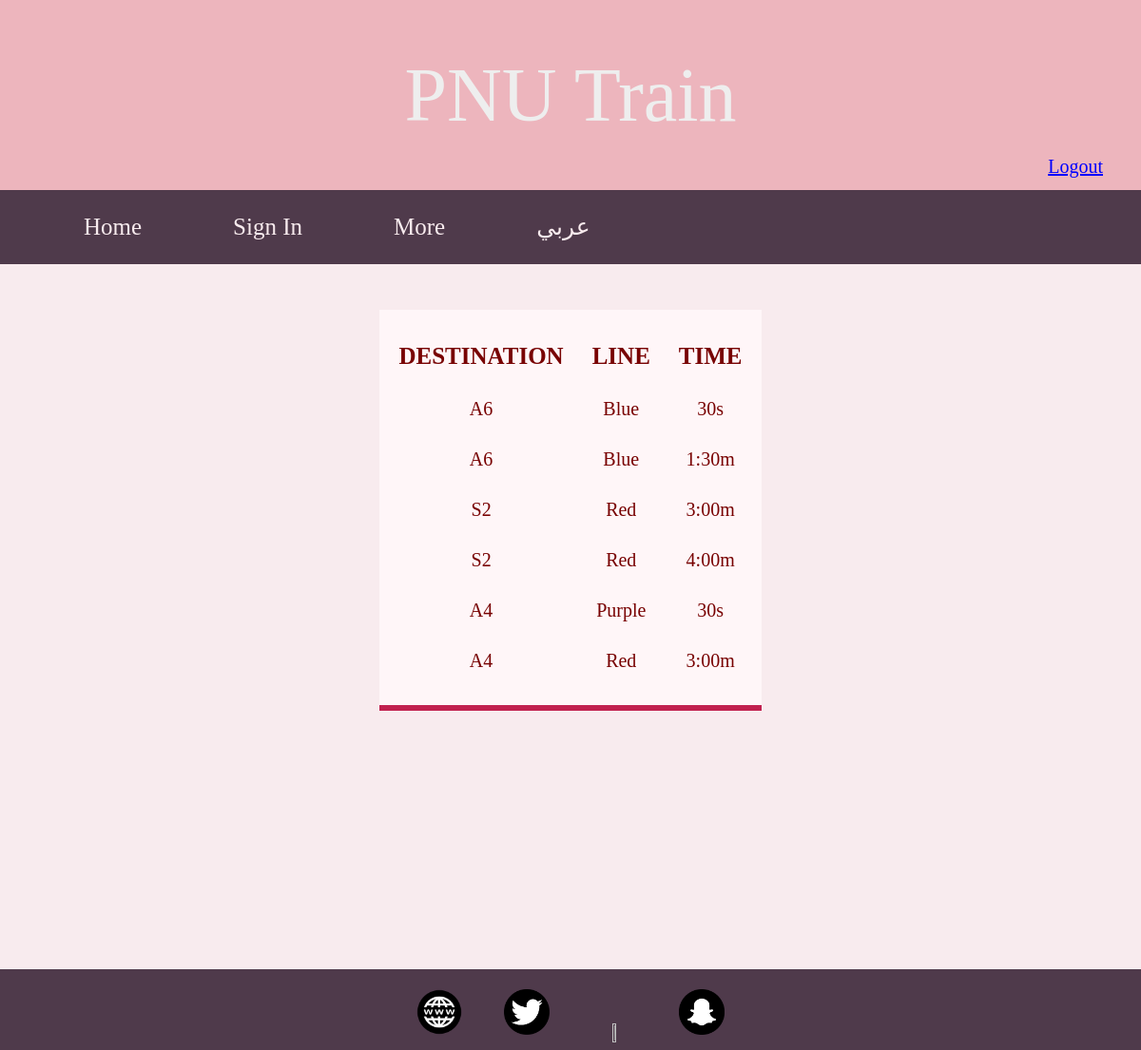
The page /showarrival.php?station=A5 (signed in) on the database its author committed.
### tables this page shows
CREATE TABLE `arrivale` (
  `ID` int(2) NOT NULL,
  `Station_Name` varchar(3) NOT NULL,
  `Path_NameB` varchar(6) NOT NULL,
  `Arrival_TimeB` varchar(6) NOT NULL,
  `Next_TrainB` varchar(6) NOT NULL,
  `Path_Name` varchar(6) NOT NULL,
  `Arrival_Time` varchar(6) NOT NULL,
  `Path_NameN` varchar(6) NOT NULL,
  `Next_Train` varchar(6) NOT NULL
);

### showarrival.php (called while the page is built)
<?php include "arrival2.php"; ?>

### Arrival2.php (the view, shortened to what this page needs)
 <?php include 'headerLogout.php';
include 'db_conn.php';
?>
<html>
<head>
</head>
</html>
<?php
 	echo "<div align=center>";
	echo"<br /><table cellpadding='15'cellspacing='0'><br />
	<tr><th><b>DESTINATION</b></th>
	<th><b>LINE</b></th>
	<th><b>TIME</b></th></tr>";
 $query = mysqli_query($conn, "SELECT * FROM arrivalE where Station_Name='".$_GET["station"] ."'");
             while(  $row = mysqli_fetch_array($query)){
    $r=$row['ID'];
	if($r>=10){
		switch($r){
			case 10:
	$query = mysqli_query($conn, "SELECT * FROM arrivalE where ID=1");
             while(  $row = mysqli_fetch_array($query)){
	echo"<tr>";
	echo "<td>".$row['Station_Name']."</td>";
	echo "<td>".$row['Path_NameB']."</td>";
	echo "<td>".$row['Arrival_TimeB']."</td>";
	echo"</tr>";
	echo "<td>".$row['Station_Name']."</td>";
	echo "<td>".$row['Path_NameB']."</td>";
	echo "<td>".$row['Next_TrainB']."</td>";
			 echo"</tr>";}
		$query = mysqli_query($conn, "SELECT * FROM arrivalE where ID=9");
          while(  $row = mysqli_fetch_array($query)){
	echo"<tr>";
	echo "<td>".$row['Station_Name']."</td>";
	echo "<td>".$row['Path_Name']."</td>";
	echo "<td>".$row['Arrival_Time']."</td>";
	echo"</tr>";
	echo "<td>".$row['Station_Name']."</td>";
	echo "<td>".$row['Path_NameN']."</td>";
	echo "<td>".$row['Next_Train']."</td>";
	echo"</tr>";
	}break;
			case 11:
			$query = mysqli_query($conn, "SELECT * FROM arrivalE where ID=9");
             while(  $row = mysqli_fetch_array($query)){
	echo"<tr>";
	echo "<td>".$row['Station_Name']."</td>";
	echo "<td>".$row['Path_NameN']."</td>";
	echo "<td>".$row['Next_Train']."</td>";
    echo"</tr>";
		}
		$query = mysqli_query($conn, "SELECT * FROM arrivalE where ID=12");
             while(  $row = mysqli_fetch_array($query)){
	echo"<tr>";
	echo "<td>".$row['Station_Name']."</td>";
	echo "<td>".$row['Path_Name']."</td>";
	echo "<td>".$row['Arrival_Time']."</td>";
    echo"</tr>";
	echo"<tr>";
	echo "<td>".$row['Station_Name']."</td>";
	echo "<td>".$row['Path_NameN']."</td>";
	echo "<td>".$row['Next_Train']."</td>";
	 echo"</tr>";
		}
		break;
		    case 12:
			$query = mysqli_query($conn, "SELECT * FROM arrivalE where ID=11");
             while(  $row = mysqli_fetch_array($query)){
	echo"<tr>";
	echo "<td>".$row['Station_Name']."</td>";
	echo "<td>".$row['Path_Name']."</td>";
	echo "<td>".$row['Arrival_Time']."</td>";
	echo"</tr>";
	echo"<tr>";
	echo "<td>".$row['Station_Name']."</td>";
	echo "<td>".$row['Path_NameN']."</td>";
	echo "<td>".$row['Next_Train']."</td>";
    echo"</tr>";
	}
		break;
		     case 13:
			 $query = mysqli_query($conn, "SELECT * FROM arrivalE where ID=14");
             while(  $row = mysqli_fetch_array($query)){
    echo"<tr>";
	echo "<td>".$row['Station_Name']."</td>";
	echo "<td>".$row['Path_Name']."</td>";
	echo "<td>".$row['Arrival_Time']."</td>";
	echo"</tr>";
	echo"<tr>";
	echo "<td>".$row['Station_Name']."</td>";
	echo "<td>".$row['Path_NameN']."</td>";
	echo "<td>".$row['Next_Train']."</td>";
	echo"</tr>";
		}
		break;
              case 14:
			 $query = mysqli_query($conn, "SELECT * FROM arrivalE where ID=5");
             while(  $row = mysqli_fetch_array($query)){
	echo"<tr>";
	echo "<td>".$row['Station_Name']."</td>";
	echo "<td>".$row['Path_Name']."</td>";
	echo "<td>".$row['Arrival_Time']."</td>";
	echo"</tr>";
		}
              case 14:
			 $query = mysqli_query($conn, "SELECT * FROM arrivalE where ID=13");
             while(  $row = mysqli_fetch_array($query)){
	echo"<tr>";
	echo "<td>".$row['Station_Name']."</td>";
	echo "<td>".$row['Path_Name']."</td>";
	echo "<td>".$row['Arrival_Time']."</td>";
	echo"</tr>";
	echo"<tr>";
	echo "<td>".$row['Station_Name']."</td>";
	echo "<td>".$row['Path_NameN']."</td>";
	echo "<td>".$row['Next_Train']."</td>";
	echo"</tr>";
		}
		break;
	}}
	else{
	$r=$r+1;
	$query = mysqli_query($conn, "SELECT * FROM arrivalE where ID='".$r."'");
             while(  $row = mysqli_fetch_array($query)){
	echo"<tr>";
	echo "<td>".$row['Station_Name']."</td>";
	echo "<td>".$row['Path_NameB']."</td>";
	echo "<td>".$row['Arrival_TimeB']."</td>";
	echo"</tr>";
	echo "<td>".$row['Station_Name']."</td>";
	echo "<td>".$row['Path_NameB']."</td>";
	echo "<td>".$row['Next_TrainB']."</td>";
	}
	if($r-1==5){
		 $query = mysqli_query($conn, "SELECT * FROM arrivalE where ID=14");
             while(  $row = mysqli_fetch_array($query)){
echo"<tr>";
	echo "<td>".$row['Station_Name']."</td>";
	echo "<td>".$row['Path_Name']."</td>";
	echo "<td>".$row['Arrival_Time']."</td>";
	echo"</tr>";
	echo "<td>".$row['Station_Name']."</td>";
	echo "<td>".$row['Path_NameN']."</td>";
	echo "<td>".$row['Next_Train']."</td>";
	echo"</tr>";}
	 }
	  if($r-2==0){
				$query = mysqli_query($conn, "SELECT * FROM arrivalE where ID=10");
             while(  $row = mysqli_fetch_array($query)){
echo"<tr>";
	echo "<td>".$row['Station_Name']."</td>";
	echo "<td>".$row['Path_Name']."</td>";
	echo "<td>".$row['Arrival_Time']."</td>";
	echo"</tr>";
	echo "<td>".$row['Station_Name']."</td>";
	echo "<td>".$row['Path_NameN']."</td>";
	echo "<td>".$row['Next_Train']."</td>";
	echo"</tr>";}
			 }
	  else{
				 $r=$r-2;
				$query = mysqli_query($conn, "SELECT * FROM arrivalE where ID='".$r."'");
             while(  $row = mysqli_fetch_array($query)){
	echo"<tr>";
	echo "<td>".$row['Station_Name']."</td>";
	echo "<td>".$row['Path_Name']."</td>";
	echo "<td>".$row['Arrival_Time']."</td>";
	echo"</tr>";
	echo "<td>".$row['Station_Name']."</td>";
	echo "<td>".$row['Path_NameN']."</td>";
	echo "<td>".$row['Next_Train']."</td>";
	}}}
			 }
echo"</table>"."</div>"."<br />";
?>

### headerLogout.php (shortened to what this page needs)
<?php
$sessData = !empty($_SESSION['sessData'])?$_SESSION['sessData']:'';
?>
<html>
<head>
<link rel="stylesheet" href="style/style.css" type="text/css" media="all" />
</head>
        <?php
			if(!empty($sessData['userLoggedIn']) && !empty($sessData['userID'])){
		?>
<header>
<nav>
<div id="header">
PNU Train
<br/>
 <a href="userAccount.php?logoutSubmit=1" class="logout">Logout</a>
</div>
<ul >
 <li><a href="index.php">Home</a></li>
  <li><a href="SignIn.php">Sign In</a></li>
 <li class="dropdown">
    <a href="javascript:void(0)" class="dropbtn">More</a>
<li><a href="HomeAR.php">عربي</a></li>
  </li>
</ul>
</nav>
</header>
</html>
<?php  } else {include "header.html"; }  ?>

### style/style.css (style rules this page uses)
html { box-sizing:border-box }
*,*:before,*:after { box-sizing:inherit }
html { height: 100%; -ms-text-size-adjust:100%;-webkit-text-size-adjust:100% }
img { max-width: 100%; }
table { text-align: center; padding: 20px 5px 20px 5px; border-bottom: 6px solid #c1214f; margin: 0 auto; background-color: #fff6f8; color:#780101 ; font-family: "Andalus"; }
th { font-size: 25px; }
td { font-size:20px; }
a { text-decoration:none; color:inherit; font-size:inherit; font-family:inherit; }
#header { background-color:#EDB5BD; font-size: 80px; color: #EEEEEE; text-align:center; padding:40px 40px; font-style: bold; width:100%; }
ul { display: block; list-style-type: none; margin:0 auto; padding:0 auto; overflow: hidden; background-color:#4F3A4B; }
li { float:left; }
li a, .dropbtn { text-align: center; padding: 20px 48px; font-family:Copperplate Gothic Bold; font-size:25px; color:#F8EBEE; display: inline-block; text-decoration: none; }
li.dropdown { display: inline-block; }
a.logout { float:right; font-size:20px; text-decoration: underline; color:blue; }
li { float: left; }

### style/footer.css (style rules this page uses)
#footer { padding-top:6px; padding-bottom:8px; margin-left:20px; margin-right:20px; width:4%; display:inline-black; width:100% left:0; }
#bottom { height:200px; width:100%; }
footer { margin-top:4%; padding-top:15px; background-color:#4F3A4B; position:absolute; }

### rows shown on the page
arrivale: Station_Name "A6", Path_NameB "Blue", Arrival_TimeB "30s", Next_TrainB "1:30m"
arrivale: Station_Name "S2", Path_Name "Red", Arrival_Time "3:00m", Path_NameN "Red", Next_Train "4:00m"
arrivale: Station_Name "A4", Path_Name "Purple", Arrival_Time "30s", Path_NameN "Red", Next_Train "3:00m"
